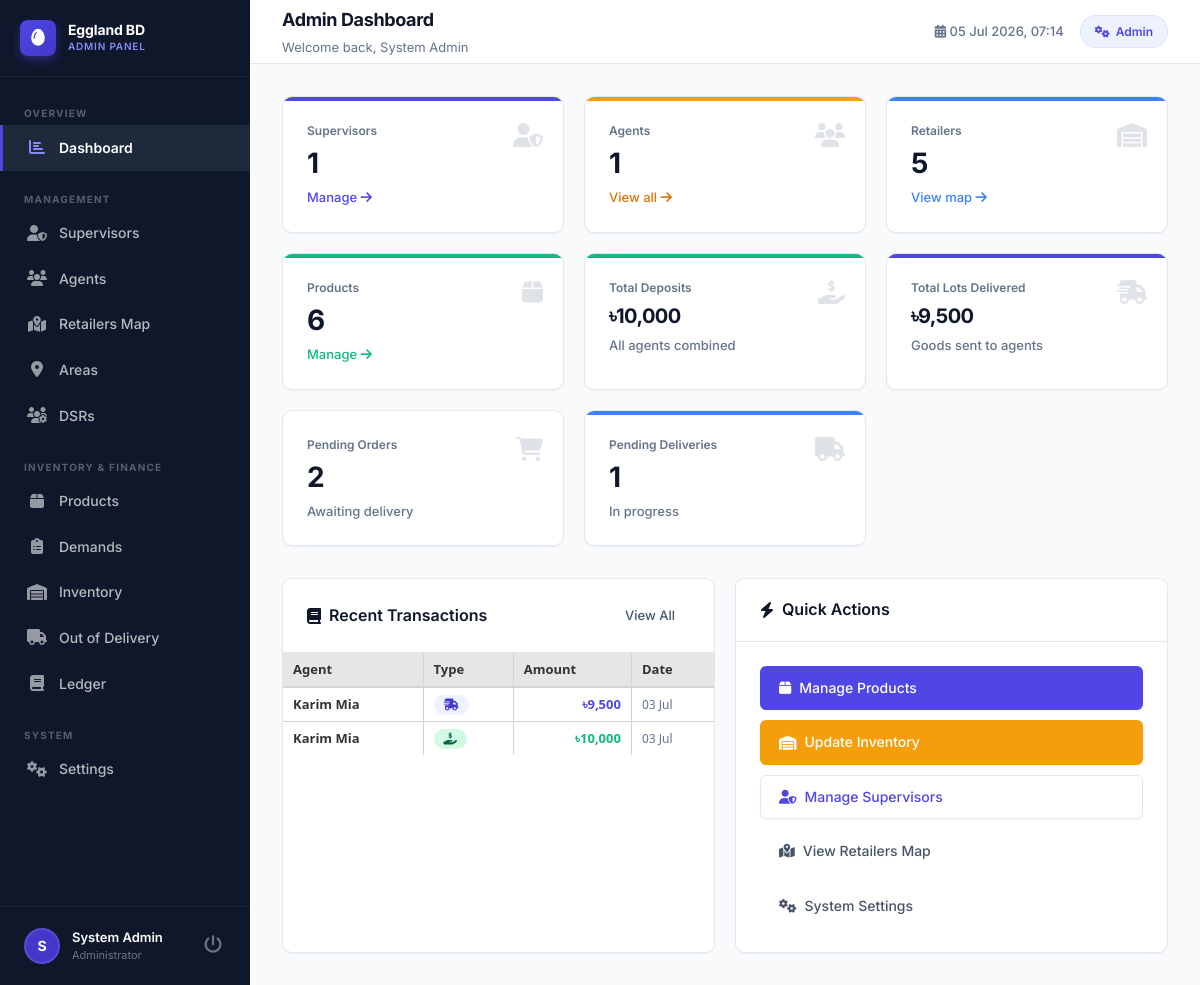
Page /admin/dashboard.php (signed in) on the committed database.
### tables this page shows
CREATE TABLE `settings` (
  `id` INT AUTO_INCREMENT PRIMARY KEY,
  `setting_key` VARCHAR(100) UNIQUE NOT NULL,
  `setting_value` TEXT,
  `updated_at` DATETIME DEFAULT CURRENT_TIMESTAMP ON UPDATE CURRENT_TIMESTAMP
);

CREATE TABLE `ledger` (
  `id` INT AUTO_INCREMENT PRIMARY KEY,
  `agent_id` INT NOT NULL,
  `supervisor_id` INT NULL,
  `type` ENUM('deposit','lot_delivery') NOT NULL,
  `amount` DECIMAL(12,2) NOT NULL,
  `note` TEXT,
  `created_at` DATETIME DEFAULT CURRENT_TIMESTAMP,
  FOREIGN KEY (`agent_id`) REFERENCES `agents`(`id`),
  FOREIGN KEY (`supervisor_id`) REFERENCES `supervisors`(`id`)
);

CREATE TABLE `users` (
  `id` INT AUTO_INCREMENT PRIMARY KEY,
  `username` VARCHAR(50) UNIQUE NOT NULL,
  `password` VARCHAR(255) NOT NULL,
  `full_name` VARCHAR(100) NOT NULL,
  `phone` VARCHAR(20),
  `email` VARCHAR(100),
  `role` ENUM('admin','supervisor','agent') NOT NULL,
  `status` ENUM('active','inactive') DEFAULT 'active',
  `created_at` DATETIME DEFAULT CURRENT_TIMESTAMP
);

### config/auth.php (called while the page is built, shortened)
<?php
require_once __DIR__ . '/db.php';
function currentUser() {
    return $_SESSION ?? [];
}

### config/db.php (called while the page is built, shortened)
<?php
$whitelist = array('127.0.0.1', '::1', 'localhost');
$is_local = false;
if (isset($_SERVER['REMOTE_ADDR']) && in_array($_SERVER['REMOTE_ADDR'], $whitelist)) {
    $is_local = true;
} elseif (isset($_SERVER['HTTP_HOST']) && strpos($_SERVER['HTTP_HOST'], 'localhost') !== false) {
    $is_local = true;
}
function getDB() {
    static $pdo = null;
    if ($pdo === null) {
        try {
            $pdo = new PDO(
                "mysql:host=" . DB_HOST . ";port=" . DB_PORT . ";dbname=" . DB_NAME . ";charset=utf8mb4",
                DB_USER,
                DB_PASS,
                [
                    PDO::ATTR_ERRMODE            => PDO::ERRMODE_EXCEPTION,
                    PDO::ATTR_DEFAULT_FETCH_MODE => PDO::FETCH_ASSOC,
                    PDO::ATTR_EMULATE_PREPARES   => false,
                    PDO::MYSQL_ATTR_INIT_COMMAND => "SET NAMES utf8mb4"
                ]
            );
        } catch (PDOException $e) {
            global $is_local;
            if (!defined('INSTALL_PAGE')) {
                if (isset($is_local) && $is_local) {
                    header('Location: ' . BASE_URL . '/install.php');
                } else {
                    die("Database connection failed on live server. Please check your credentials. Error: " . $e->getMessage());
                }
                exit;
            }
            return null;
        }
    }
    return $pdo;
}
function getSetting($key, $default = '') {
    try {
        $pdo = getDB();
        $stmt = $pdo->prepare("SELECT setting_value FROM settings WHERE setting_key = ?");
        $stmt->execute([$key]);
        $row = $stmt->fetch();
        return $row ? $row['setting_value'] : $default;
    } catch (Exception $e) {
        return $default;
    }
}

### admin/dashboard.php (the view, shortened to what this page needs)
<?php
require_once dirname(__DIR__) . '/config/auth.php';
require_once dirname(__DIR__) . '/config/db.php';
$pdo = getDB();
$totalAgents      = (int)$pdo->query("SELECT COUNT(*) FROM agents")->fetchColumn();
$totalSupervisors = (int)$pdo->query("SELECT COUNT(*) FROM supervisors")->fetchColumn();
$totalRetailers   = (int)$pdo->query("SELECT COUNT(*) FROM retailers WHERE status='active'")->fetchColumn();
$totalProducts    = (int)$pdo->query("SELECT COUNT(*) FROM products WHERE status='active'")->fetchColumn();
$totalDeposits    = (float)$pdo->query("SELECT COALESCE(SUM(amount),0) FROM ledger WHERE type='deposit'")->fetchColumn();
$totalLots        = (float)$pdo->query("SELECT COALESCE(SUM(amount),0) FROM ledger WHERE type='lot_delivery'")->fetchColumn();
$pendingOrders    = (int)$pdo->query("SELECT COUNT(*) FROM orders WHERE status='pending'")->fetchColumn();
$pendingDeliveries= (int)$pdo->query("SELECT COUNT(*) FROM deliveries WHERE status='pending'")->fetchColumn();
$currency = getSetting('currency_symbol', '৳');
$recentLedger = $pdo->query("
    SELECT l.type, l.amount, l.created_at, u.full_name as agent_name
    FROM ledger l
    JOIN agents a ON a.id = l.agent_id
    JOIN users u ON u.id = a.user_id
    ORDER BY l.created_at DESC LIMIT 8
")->fetchAll();
?>
<!DOCTYPE html>
<html lang="en">
<head>
<link rel="stylesheet" href="<?= BASE_URL ?>/assets/css/global.css">
<?php include dirname(__DIR__) . '/includes/fontawesome.php'; ?>
<body>
<div class="layout-wrapper">
  <?php include dirname(__DIR__) . '/includes/admin-sidebar.php'; ?>
  <div class="main-content">
    <div class="top-header">
      <div>
        <div class="header-title">Admin Dashboard</div>
        <div class="header-subtitle">Welcome back, <?= htmlspecialchars($u['full_name']) ?></div>
      </div>
      <div class="header-date"><i class="fas fa-calendar-alt"></i> <?= date('d M Y, H:i') ?></div>
      <div class="header-badge" style="background:var(--primary-bg);color:var(--primary);"><i class="fas fa-cogs"></i> Admin</div>
    </div>
    <div class="page-content">
      <div class="stats-grid">
        <div class="stat-card primary">
          <div class="stat-icon"><i class="fas fa-user-shield"></i></div>
          <div class="stat-label">Supervisors</div>
          <div class="stat-value"><?= $totalSupervisors ?></div>
          <div class="stat-sub"><a href="<?= BASE_URL ?>/admin/supervisors.php" style="color:var(--primary);">Manage <i class="fas fa-arrow-right"></i></a></div>
        </div>
        <div class="stat-card gold">
          <div class="stat-icon"><i class="fas fa-users"></i></div>
          <div class="stat-label">Agents</div>
          <div class="stat-value"><?= $totalAgents ?></div>
          <div class="stat-sub"><a href="<?= BASE_URL ?>/admin/agents.php" style="color:var(--gold-dark);">View all <i class="fas fa-arrow-right"></i></a></div>
        </div>
        <div class="stat-card info">
          <div class="stat-icon"><i class="fas fa-warehouse"></i></div>
          <div class="stat-label">Retailers</div>
          <div class="stat-value"><?= $totalRetailers ?></div>
          <div class="stat-sub"><a href="<?= BASE_URL ?>/admin/retailers.php" style="color:var(--info);">View map <i class="fas fa-arrow-right"></i></a></div>
        </div>
        <div class="stat-card success">
          <div class="stat-icon"><i class="fas fa-box"></i></div>
          <div class="stat-label">Products</div>
          <div class="stat-value"><?= $totalProducts ?></div>
          <div class="stat-sub"><a href="<?= BASE_URL ?>/admin/products.php" style="color:var(--success);">Manage <i class="fas fa-arrow-right"></i></a></div>
        </div>
        <div class="stat-card success">
          <div class="stat-icon"><i class="fas fa-hand-holding-usd"></i></div>
          <div class="stat-label">Total Deposits</div>
          <div class="stat-value" style="font-size:20px;"><?= $currency ?><?= number_format($totalDeposits, 0) ?></div>
          <div class="stat-sub">All agents combined</div>
        </div>
        <div class="stat-card primary">
          <div class="stat-icon"><i class="fas fa-shipping-fast"></i></div>
          <div class="stat-label">Total Lots Delivered</div>
          <div class="stat-value" style="font-size:20px;"><?= $currency ?><?= number_format($totalLots, 0) ?></div>
          <div class="stat-sub">Goods sent to agents</div>
        </div>
        <div class="stat-card warning">
          <div class="stat-icon"><i class="fas fa-shopping-cart"></i></div>
          <div class="stat-label">Pending Orders</div>
          <div class="stat-value"><?= $pendingOrders ?></div>
          <div class="stat-sub">Awaiting delivery</div>
        </div>
        <div class="stat-card info">
          <div class="stat-icon"><i class="fas fa-truck"></i></div>
          <div class="stat-label">Pending Deliveries</div>
          <div class="stat-value"><?= $pendingDeliveries ?></div>
          <div class="stat-sub">In progress</div>
        </div>
      </div>
      <div style="display:grid;grid-template-columns:1fr 1fr;gap:20px;" class="responsive-grid">
        <div class="card">
          <div class="card-header">
            <div class="card-title"><i class="fas fa-book"></i> Recent Transactions</div>
            <a href="<?= BASE_URL ?>/admin/ledger.php" class="btn btn-ghost btn-sm">View All</a>
          </div>
          <div style="overflow:hidden;">
            <table class="tbl">
              <thead>
                <tr><th>Agent</th><th>Type</th><th class="text-right">Amount</th><th>Date</th></tr>
              </thead>
              <tbody>
                <?php if (empty($recentLedger)): ?>
                  <tr><td colspan="4"><div class="table-empty" style="padding:30px;"><div class="empty-icon" style="font-size:32px;"><i class="fas fa-book"></i></div><p>No transactions</p></div></td></tr>
                <?php else: ?>
                  <?php foreach ($recentLedger as $row): ?>
                  <tr>
                    <td class="fw-600 fs-13"><?= htmlspecialchars($row['agent_name']) ?></td>
                    <td><span class="badge <?= $row['type'] === 'deposit' ? 'badge-success' : 'badge-primary' ?>"><?= $row['type'] === 'deposit' ? '<i class="fas fa-hand-holding-usd"></i>' : '<i class="fas fa-shipping-fast"></i>' ?></span></td>
                    <td class="text-right fw-700 <?= $row['type']==='deposit'?'text-success':'text-primary-color' ?>"><?= $currency ?><?= number_format($row['amount'],0) ?></td>
                    <td class="text-muted fs-12"><?= date('d M', strtotime($row['created_at'])) ?></td>
                  </tr>
                  <?php endforeach; ?>
                <?php endif; ?>
              </tbody>
            </table>
          </div>
        </div>
        <div class="card">
          <div class="card-header">
            <div class="card-title"><i class="fas fa-bolt"></i> Quick Actions</div>
          </div>
          <div class="card-body">
            <div style="display:flex;flex-direction:column;gap:10px;">
              <a href="<?= BASE_URL ?>/admin/products.php" class="btn btn-primary"><i class="fas fa-box"></i> Manage Products</a>
              <a href="<?= BASE_URL ?>/admin/inventory.php" class="btn btn-gold"><i class="fas fa-warehouse"></i> Update Inventory</a>
              <a href="<?= BASE_URL ?>/admin/supervisors.php" class="btn btn-outline"><i class="fas fa-user-shield"></i> Manage Supervisors</a>
              <a href="<?= BASE_URL ?>/admin/retailers.php" class="btn btn-ghost"><i class="fas fa-map-marked-alt"></i> View Retailers Map</a>
              <a href="<?= BASE_URL ?>/admin/settings.php" class="btn btn-ghost"><i class="fas fa-cogs"></i> System Settings</a>
            </div>
          </div>
        </div>
      </div>
    </div>
  </div>
</div>
</body>
</html>

### admin/dashboard.php (style rules this page uses)
.stat-card.warning::before { background: var(--warning); }

### rows in the picture
settings: setting_value "৳"
ledger: users.full_name "Karim Mia", type "lot_delivery" (drawn), amount "9,500", created_at "03 Jul"
ledger: users.full_name "Karim Mia", type "deposit" (drawn), amount "10,000", created_at "03 Jul"

### other values in the picture
$firstLetter "S"
$u['full_name'] "System Admin"
$totalSupervisors "1"
$totalAgents "1"
$totalRetailers "5"
$totalProducts "6"
$totalDeposits "10,000"
$totalLots "9,500"
$pendingOrders "2"
$pendingDeliveries "1"
